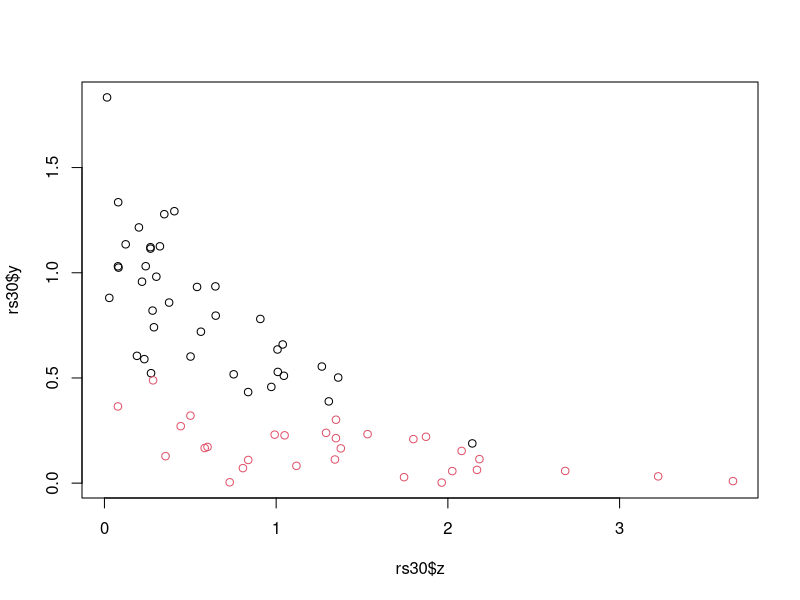
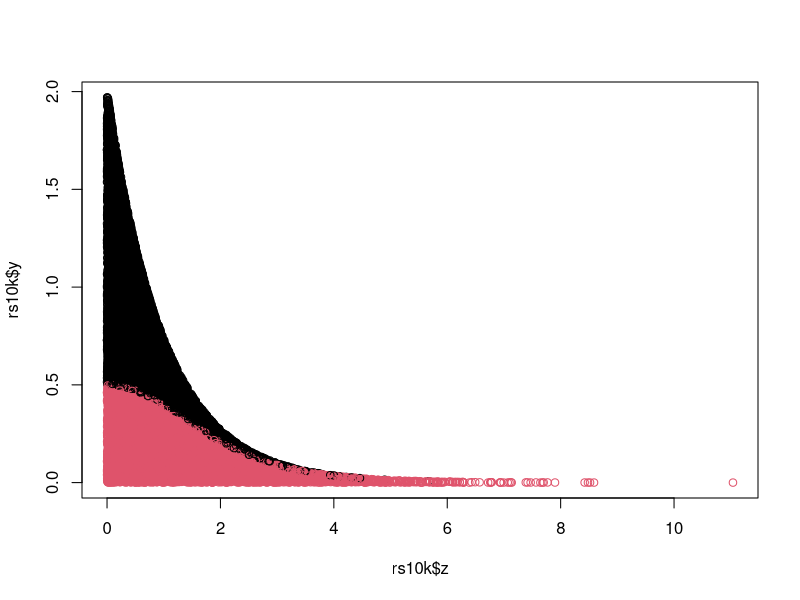
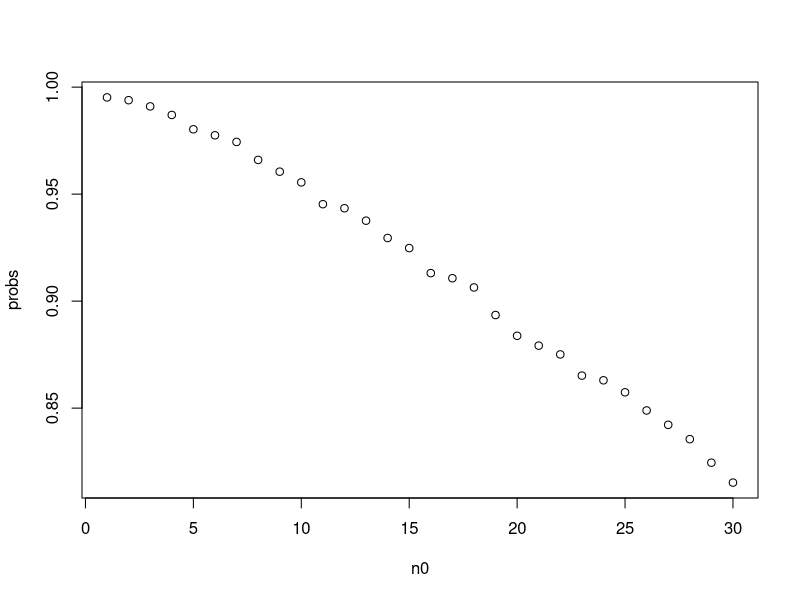
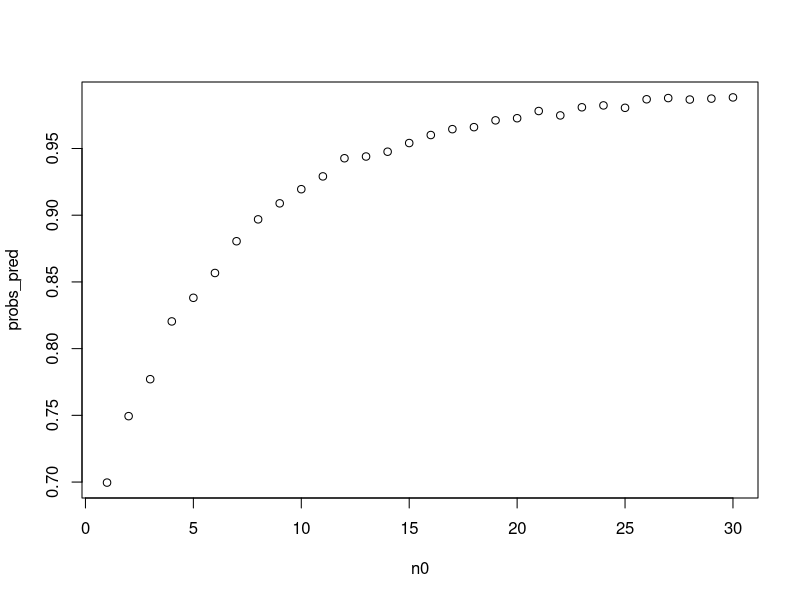

Write R code to recreate these figures, in order.
# MA 578 Bayesian Stats HW 3 
# Nathaniel Pulsone

set.seed(123) # For Monte Carlo Reproduceability

# Question 1:

s = 10000
x = runif(s, 0, 1) # Draw iid U(0, 1) samples
z = log(x / (1 - x)) # Apply inverse CDF transform

# Implement Integral Bounds
for(i in seq(1:length(z))){
  if(z[i] < -1){
    z[i] = 0
  }

}

fz = z^2/(exp(z))
est = sum(fz) / s # Monte Carlo Estimator for integral

sf2 = sum((fz - est)^2) / (s - 1) # Monte Carlo Standard Error
lower = est - qnorm(.025, lower.tail = F) * sqrt(sf2/s)
upper = est + qnorm(.025, lower.tail = F) * sqrt(sf2/s)
CI = cbind(lower, upper) # 95% Confidence Interval
print("Question 1 Answer:")
print(CI)

# Question 2

# (b)
rz = function(n){
  z = c()
  y = c()
  status = c()
  while(sum(status == "y") < n){
    u = runif(1)
    zst = rexp(1)
    b = exp(2 * zst) / (1 + exp(zst))^2
    
    z = c(z, zst)
    y = c(y, u * 2 * exp(-zst))
    
    if(u <= b){
      status = c(status, "y") # sample is accepted
    }
    else{
      status = c(status, "n") # sample is rejected
    }
  }
  results = list("z" = z, # samples
                 "y" = y, # U * Cq(z),
                 "status" = status) # rejected or accepted
  return(results)
}

rs30 = rz(30)
plot(rs30$z, rs30$y, col = as.factor(rs30$status))

# (c)
rs10k = rz(10000)
prob = mean(rs10k$z[which(rs10k$status == "y")] > 1)

sf = sum((rs10k$z[which(rs10k$status == "y")] - prob)^2) / 9999
lower = prob - qnorm(0.025, lower.tail = F) * sqrt(sf / 10000)
upper = prob + qnorm(0.025, lower.tail = F) * sqrt(sf / 10000)

print("Question 2(c) Answer:")
print(prob)
print(cbind(lower, upper))
plot(rs10k$z, rs10k$y, col = as.factor(rs10k$status))

# Question 3
# (a)

theta_A = rgamma(10000, 237, 20)
theta_B = rgamma(10000, 125, 14)

prob = mean(theta_B < theta_A)
prob

# (b)

n0 = seq(1:30)

# Summary statistics from HW 2 Data
sa = sum(c(12, 9, 12, 14, 13, 13, 15, 8, 15, 6))
na = 10
sb = sum(c(11, 11, 10, 9, 9, 8, 7, 10, 6, 8, 8, 9, 7))
nb = 13


probs = c()
for(i in n0){
  theta_A = rgamma(10000, 120 + sa, 10 + na)
  theta_B = rgamma(10000, 12*i + sb, i + nb)
  probs = c(probs, mean(theta_B < theta_A))
}
plot(n0, probs)

# (c)
Ytil_A = rnbinom(10000, 120 + sa, (10 + na)/(11 + na))
Ytil_B = rnbinom(10000, 12 + sb, (1 + nb)/(2 + nb))
prob = mean(Ytil_B < Ytil_A)
prob


probs_pred = c()
for(i in n0){
  Ytil_A = rnbinom(10000, 120 + sa, (10 + na)/(11 + na))
  Ytil_B = rnbinom(10000, 12 + sb, (i + nb)/(1 + i + nb))
  probs_pred = c(probs_pred, mean(Ytil_B < Ytil_A))
}
plot(n0, probs_pred)
